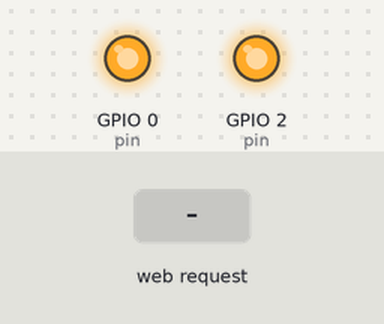
A sketch run on a simulated ESP8266 (NodeMCU). On the bench: output pins drawn as LEDs (lit = HIGH). The inputs (shaded band) are chosen by the test bench. WiFi joins after 1.5 s; servers stay silent unless stated.

Above: at 2.7 s.
2.8 s: HTTP request GET /?direc=1&quant=1 received
At 2.87 s:
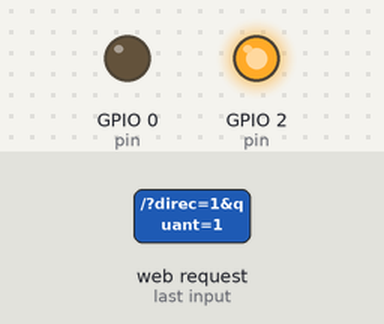
Timing chart, 0 to 5.8 s (numbered marks = the images above; inputs shaded):
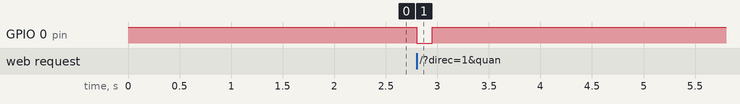

Measured:
- after the input at 2.8 s, GPIO 0 (pin): HIGH → LOW at once, → HIGH 0.15 s later

The sketch:

BasicOTA_telnet.ino
```cpp
#include <ESP8266WiFi.h>
#include <ESP8266mDNS.h>
#include <WiFiUdp.h>
#include <ArduinoOTA.h>
#include <ESP8266WebServer.h>

const char* ssid = "XXXX"; // <-- INSERIRE QUA SSID
const char* password = "XXXX"; // <-- INSERIRE QUA PASSWORD
//WiFiServer telnetServer(8267);
ESP8266WebServer webServer(80);

int duration = 15000;

void handleRoot() {
  int direc = webServer.arg("direc").toInt();
  int quant = webServer.arg("quant").toInt();
  if(abs(direc)!=1 || quant<0 || quant>100) {
    webServer.send(200, "text/html", "<h1>Parameters direct{1,-1} and timed[0-100] missing</h1>");
    return;
  } else {
    webServer.send(200, "text/html", "<h1>OK</h1>");

    int pin = -1;
    if(direc > 0) { //in base al collegamento elettrico
      pin = 0;
    } else {
      pin = 2;
    }

    digitalWrite(pin,LOW);
    delay(duration*quant/100);
    digitalWrite(pin,HIGH);
  }
}

void setup() {
  pinMode(0, OUTPUT);
  pinMode(2, OUTPUT);
  digitalWrite(0, HIGH);
  digitalWrite(2, HIGH);
//  Serial.begin(115200);
  WiFi.mode(WIFI_STA);
  WiFi.begin(ssid, password);
  while (WiFi.waitForConnectResult() != WL_CONNECTED) {
    delay(5000);
    ESP.restart();
  }

  ArduinoOTA.setPort(8266);
  ArduinoOTA.setHostname("esp8266-test");
  ArduinoOTA.setPassword((const char *)"8266passwd");

  ArduinoOTA.begin();

//  telnetServer.begin();

  webServer.on("/", handleRoot);
  webServer.begin();
}

void loop() {
  ArduinoOTA.handle();

  webServer.handleClient();

//  if(telnetServer.hasClient()) {
//    WiFiClient telnetClient = telnetServer.available();
//    telnetClient.println("DEBUG");
//    telnetClient.stop();
//  }
}
```
